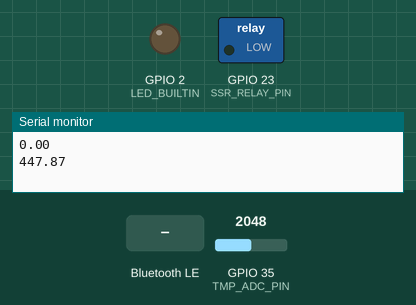
A program run on a simulated ESP32. On the bench: switched loads named in the program (green lamp = pin HIGH), output pins drawn as LEDs (lit = HIGH), the last lines printed to the serial monitor. The test bench sets the inputs (shaded band); at power-on: GPIO 35 (TMP_ADC_PIN) = 2048. Nothing arrives over Bluetooth unless stated; a phone connects over Bluetooth LE 3 s after start.

Above: at 1.2 s.
1.3 s: Bluetooth LE write "1" received
At 2.3 s:
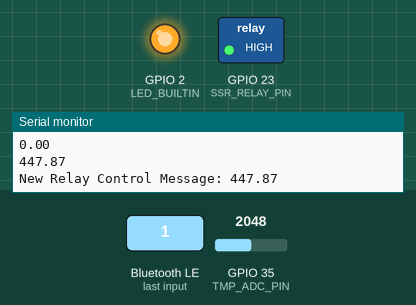
5.8 s: Bluetooth LE write "1" received
Timing chart, 0 to 8.8 s (numbered marks = the images above; inputs shaded):
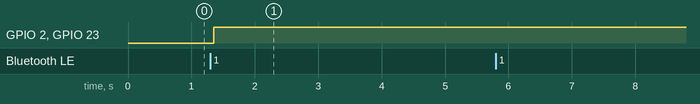

The program:

main.cpp
```cpp
#include <Arduino.h>
#include <BLEDevice.h>
#include <BLEUtils.h>
#include <BLEServer.h>
#include "temp_measurment.h"
#include "globals.h"
#include "pid_controller.h"
//#include "relay_control.h"

class BLERelayCallbacks: public BLECharacteristicCallbacks {
    void onWrite(BLECharacteristic *pCharacteristic) {
      std::string value = pCharacteristic->getValue();
      if (value.length() > 0) {
        Serial.print("\r\nNew Relay Control Message: ");
        //for (int i = 0; i < value.length(); i++)
        //  Serial.print(value[i]);
        //Serial.println();

        if (value.compare("on")){
          //Serial.println("On");
          digitalWrite(LED_BUILTIN, LOW);
          digitalWrite(SSR_RELAY_PIN, LOW);
        }
        if (value.compare("off")){
          //Serial.println("Off");
          digitalWrite(LED_BUILTIN, HIGH);
          digitalWrite(SSR_RELAY_PIN, HIGH);
        }

      }
    }
};
BLECharacteristic *pADCCharacteristic;
BLECharacteristic *pRelayCharacteristic;
void setupBLE(){
  BLEDevice::init("ESP32 BLE Relay Control");
  BLEServer *pServer = BLEDevice::createServer();
  BLEService *pService = pServer->createService(SERVICE_UUID);
  pRelayCharacteristic = pService->createCharacteristic(
                                         RELAY_CHARACTERISTIC_UUID,
                                         BLECharacteristic::PROPERTY_READ |
                                         BLECharacteristic::PROPERTY_WRITE
                                       );
  pADCCharacteristic = pService->createCharacteristic(
                                         ADC_CHARACTERISTIC_UUID,
                                         BLECharacteristic::PROPERTY_READ
                                       );

  pRelayCharacteristic->setCallbacks(new BLERelayCallbacks());
  pRelayCharacteristic->setValue("Write On or Off");
  pADCCharacteristic->setCallbacks(new BLERelayCallbacks());
  pService->start();

  BLEAdvertising *pAdvertising = pServer->getAdvertising();
  pAdvertising->start();
}
struct temp_struct temp_c1;
struct temp_struct *temp_c1_ptr = &temp_c1;
struct pid_struct pid_c1;
struct pid_struct *pid_c1_ptr = &pid_c1;
void setup() {

  temp_c1.pin = TMP_ADC_PIN;
  temp_c1.Temp = (double*) malloc(sizeof(double));
  temp_c1.MUTEX_MEAS_OUT_C1 = xSemaphoreCreateMutex();
  pid_c1.Temp = temp_c1.Temp;
  pid_c1.MUTEX_MEAS_OUT_C1 = temp_c1.MUTEX_MEAS_OUT_C1;
  // MUTEX_PID_OUT_C1 = xSemaphoreCreateMutex();
  // put your setup code here, to run once:
  Serial.begin(9600);
  pinMode (LED_BUILTIN, OUTPUT);
  pinMode (SSR_RELAY_PIN, OUTPUT);
  init_temp(TMP_ADC_PIN);
  init_pid();
  setupBLE();
}

void loop() {

  xTaskCreate(
    measure_temp,    // Function that should be called
    "TempMeasure_C1",   // Name of the task (for debugging)
    1000,            // Stack size (bytes)
    temp_c1_ptr,            // Parameter to pass
    1,               // Task priority
    NULL             // Task handle
  );
    /*
  xTaskCreate(
    RelayControl,    // Function that should be called
    "RelayControl_C1",   // Name of the task (for debugging)
    1000,            // Stack size (bytes)
    NULL,            // Parameter to pass
    1,               // Task priority
    NULL             // Task handle
  );*/
  Serial.println(*temp_c1.Temp);

  //char tmp_str[10];
  //String(tmp).toCharArray(tmp_str,10);
  //pADCCharacteristic->setValue(tmp_str);
  delay(1000);
}
```

globals.cpp
```cpp
#include "Globals.h"

uint32_t PID_OUT_C1 = 0;
//SemaphoreHandle_t MUTEX_PID_OUT_C1 = xSemaphoreCreateMutex();
struct RELAY_C1_PARAMS
{
uint32_t RELAY_PIN;
uint32_t * pwm_out;
} RELAY_C1_PARAMS;
```

globals.h
```cpp
#include <Arduino.h>
#include <mutex>


#ifndef GLOBALS_H
#define GLOBALS_H

#define SERVICE_UUID        "4fafc201-1fb5-459e-8fcc-c5c9c331914b"
#define RELAY_CHARACTERISTIC_UUID "beb5483e-36e1-4688-b7f5-ea07361b26a8"
#define ADC_CHARACTERISTIC_UUID "beb5483e-36e1-4688-b7f5-ea07361b26a9"
#define SSR_RELAY_PIN 23
#define TMP_ADC_PIN 35
//extern SemaphoreHandle_t MUTEX_PID_OUT_C1 = NULL;
extern uint32_t PID_OUT_C1;  // Declare the global variable as extern

#endif
```

pid_controller.h
```cpp
#include <Arduino.h>
#include <mutex>
#include <PID_v1.h>
#include <iostream>
#include "globals.h"

double Setpoint, Input, Output;
double Kp=2, Ki=5, Kd=1;
extern PID myPID;

struct pid_struct {
   double *Temp;
   SemaphoreHandle_t MUTEX_MEAS_OUT_C1 = NULL;
   uint32_t * pwm_out;
   SemaphoreHandle_t MUTEX_PID_OUT_C1 = NULL;
};

void init_pid();
void calc_pid(void *params);
```

relay_control.cpp
```cpp
#include "relay_control.h"

void RelayControl(void *params){
  for(;;){ // infinite loop
    struct relay_struct *relay_struct_ptr = (relay_struct*) params;
    if (relay_struct_ptr->MUTEX_PID_OUT_C1 != NULL){
        if ( xSemaphoreTake(relay_struct_ptr->MUTEX_PID_OUT_C1, 10) == pdTRUE )
        { // enter critical section
            uint32_t duty_cycle = *relay_struct_ptr->pwm_out;
            xSemaphoreGive(relay_struct_ptr->MUTEX_PID_OUT_C1);
            unsigned long windowStartTime = millis();
            unsigned long now = millis();
            while(now - windowStartTime < RELAY_CYCLE){
                now = millis();
                if ((double)(now - windowStartTime) < (double)((RELAY_CYCLE / 100) * duty_cycle) )
                    digitalWrite(relay_struct_ptr->RELAY_PIN, HIGH);
                else
                    digitalWrite(relay_struct_ptr->RELAY_PIN, LOW);
                vTaskDelay(1 / portTICK_PERIOD_MS);
            }
            digitalWrite(relay_struct_ptr->RELAY_PIN, LOW);
        }
        else
            digitalWrite(relay_struct_ptr->RELAY_PIN, LOW);
    }
    else
        digitalWrite(relay_struct_ptr->RELAY_PIN, LOW);
    vTaskDelay(1 / portTICK_PERIOD_MS);
}
}
```

relay_control.h
```cpp
#include <Arduino.h>
#include <mutex>
#include "globals.h"

#define RELAY_CYCLE 500 //the period time of relay in ms
struct relay_struct {
   uint32_t RELAY_PIN;
   uint32_t * pwm_out;
   SemaphoreHandle_t MUTEX_PID_OUT_C1 = NULL;
};
void RelayControl(void *params);
```

temp_measurment.cpp
```cpp
#include "temp_measurment.h"

void init_temp(int pin)
{
adcAttachPin(pin);
analogSetPinAttenuation(pin, ADC_6db);
};
void measure_temp(void *params)
{
  struct temp_struct *temp_struct_ptr = (temp_struct*) params;
  for(;;){
    uint32_t tmp_buff = 0;
    uint32_t tmp2;
    /*for(int i=0;i<100;i++){
      tmp2 = ADC_LUT[(uint32_t) analogRead(pin)];
      tmp_buff= tmp2 + tmp_buff;
      delay(1);
    }*/
    for(int i=0;i<100;i++){
      tmp_buff = (uint32_t) analogRead(temp_struct_ptr->pin) + tmp_buff;
      vTaskDelay(1 / portTICK_PERIOD_MS);
    }
    //Serial.println(analogRead(temp_struct_ptr->pin));
    double avg_adc = (double) tmp_buff/100.0;
    double u = (avg_adc/4095.0)*1.75;
    double i = u/100.0;
    double rptc = (3.3-u)/i;
    double Rt = (rptc/100-1.0)/0.00385-12;
    if ( xSemaphoreTake(temp_struct_ptr->MUTEX_MEAS_OUT_C1, 10) == pdTRUE ){
      *temp_struct_ptr->Temp = Rt;
      xSemaphoreGive(temp_struct_ptr->MUTEX_MEAS_OUT_C1);
    }

  }
};
```

Source omitted: temp_measurment.h (20108 bytes)

Measured:
- after the input at 1.3 s, GPIO 2 (LED_BUILTIN), GPIO 23 (SSR_RELAY_PIN): LOW → HIGH after 0.05 s
